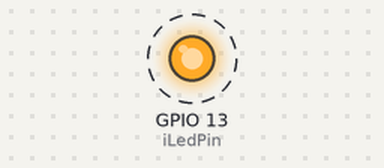
Bench run of a program on a simulated ESP32. Shown: output pins drawn as LEDs (lit = HIGH). Dashed ring = blinking. What the program prints to the serial monitor is not drawn.

Above: at 1.5 s.
Timing chart, 0 to 5.6 s (numbered marks = the images above):
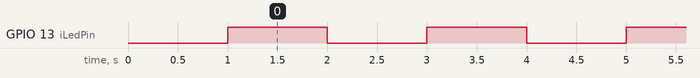

The program:

main.cpp
```cpp
#include <Arduino.h>

static const int iLedPin = 13;

void setup()
{
    Serial.begin(115200);
    delay(1000);

    pinMode(iLedPin, OUTPUT);
    digitalWrite(iLedPin, LOW);

    Serial.println();
    Serial.println("featherUi starting...");
}

void loop()
{
    static unsigned long uHeartbeat = 0;
    static bool bLedOn = false;

    bLedOn = !bLedOn;
    digitalWrite(iLedPin, bLedOn ? HIGH : LOW);

    Serial.print("Heartbeat ");
    Serial.println(uHeartbeat);

    uHeartbeat++;
    delay(1000);
}
```

Measured:
- by itself, GPIO 13 (iLedPin): alternates HIGH for 1.0 s and LOW for 1.0 s
